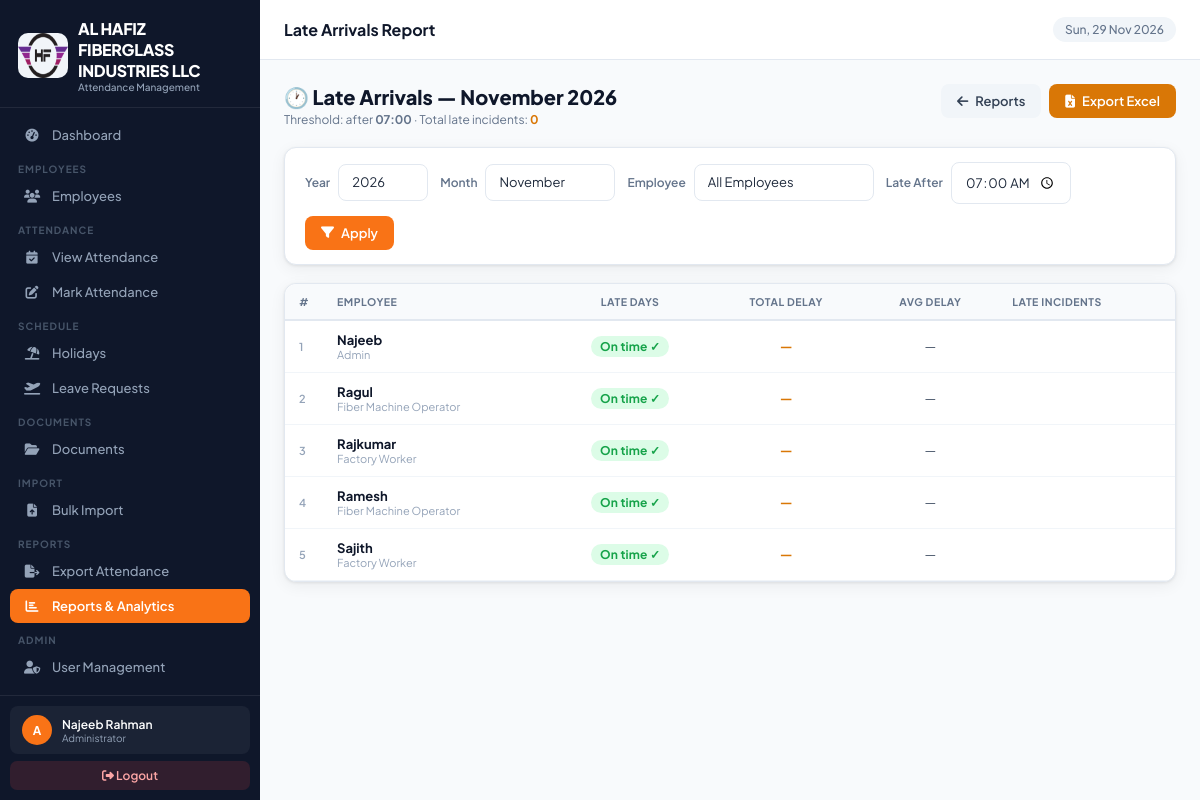
Page /reports/late/ (signed in) on the committed database.
### attendance_app/models.py (models this page shows, shortened)
class CompanySettings(models.Model):
    company_name    = models.CharField(max_length=200, default='Your Company Name')
    company_address = models.TextField(default='Your Address, Dubai, UAE')
    company_phone   = models.CharField(max_length=50, blank=True, default='')
    company_email   = models.EmailField(blank=True, default='')
    company_website = models.URLField(blank=True, default='')
    company_trn     = models.CharField(max_length=50, blank=True, default='', verbose_name='TRN / Tax No.')
    logo            = models.ImageField(upload_to='company/', blank=True, null=True)
    default_in_time  = models.TimeField(default=datetime.time(7, 0))
    default_out_time = models.TimeField(default=datetime.time(17, 0))
    work_days        = models.CharField(
        max_length=20, default='Mon-Sat',
        help_text='e.g. Mon-Sat, Mon-Fri'
    )
    weekend_day      = models.CharField(
        max_length=20, default='Sunday',
        choices=[('Sunday','Sunday'),('Friday','Friday'),('Saturday','Saturday'),('Friday-Saturday','Fri & Sat')],
    )
    timezone_name    = models.CharField(max_length=60, default='Asia/Dubai')
    date_format      = models.CharField(
        max_length=20, default='d-m-Y',
        choices=[('d-m-Y','DD-MM-YYYY'),('m/d/Y','MM/DD/YYYY'),('Y-m-d','YYYY-MM-DD')],
    )
    updated_at       = models.DateTimeField(auto_now=True)
    class Meta:
        verbose_name = 'Company Settings'
    @classmethod
    def get_settings(cls):
        obj, _ = cls.objects.get_or_create(pk=1)
        return obj

class Employee(models.Model):
    TYPE_CHOICES = [('permanent', 'Permanent'), ('temporary', 'Temporary')]
    STATUS_CHOICES = [('active', 'Active'), ('disabled', 'Disabled')]
    name = models.CharField(max_length=200)
    emirates_id = models.CharField(max_length=50, blank=True, null=True)
    mobile = models.CharField(max_length=20, blank=True, null=True)
    dob = models.DateField(blank=True, null=True)
    joining_date = models.DateField(blank=True, null=True)
    job_title = models.CharField(max_length=100, blank=True, null=True)
    country = models.CharField(max_length=100, blank=True, null=True)
    address = models.TextField(blank=True, null=True)
    description = models.TextField(blank=True, null=True)
    emp_type = models.CharField(max_length=20, choices=TYPE_CHOICES, default='permanent')
    status = models.CharField(max_length=20, choices=STATUS_CHOICES, default='active')
    photo = models.ImageField(upload_to='employee_photos/', blank=True, null=True)
    portal_user = models.OneToOneField('auth.User', on_delete=models.SET_NULL, null=True, blank=True, related_name='employee_profile')
    created_at = models.DateTimeField(auto_now_add=True)
    updated_at = models.DateTimeField(auto_now=True)
    class Meta:
        ordering = ['name']

### attendance_app/views.py (the view, shortened to what this page needs)
# urls.py: path('reports/late/', views.report_late, name='report_late'),
@login_required
def report_late(request):
    if not has_perm(request.user, 'export_view'):
        messages.error(request, 'Access denied.')
        return redirect('dashboard')
    today = timezone.localdate()
    year, month, emp_id, date_from, date_to = _get_report_filters(request)
    cs = CompanySettings.get_settings()
    late_after_str = request.GET.get('late_after', cs.default_in_time.strftime('%H:%M'))
    try:
        late_after = datetime.time.fromisoformat(late_after_str)
    except ValueError:
        late_after = cs.default_in_time
    employees = Employee.objects.filter(status='active').order_by('name')
    if emp_id:
        employees = employees.filter(pk=emp_id)
    att_qs = Attendance.objects.filter(
        date__gte=date_from, date__lte=date_to,
        status__in=['present','half_day'],
        in_time__isnull=False
    ).select_related('employee').order_by('employee__name','date')
    from collections import defaultdict
    emp_late = defaultdict(list)
    rows = []
    for emp in employees:
        late_recs = emp_late.get(emp.pk, [])
        if late_recs or not emp_id:
            total_delay = sum(r['delay_mins'] for r in late_recs)
            rows.append({
                'employee': emp,
                'late_days': len(late_recs),
                'total_delay_mins': total_delay,
                'avg_delay_mins': round(total_delay/len(late_recs)) if late_recs else 0,
                'records': late_recs,
            })
    rows.sort(key=lambda x: -x['late_days'])
    return render(request, 'attendance_app/report_late.html', {
        'rows': rows, 'year': year, 'month': month,
        'month_name': date_from.strftime('%B %Y'),
        'late_after': late_after_str,
        'employees': Employee.objects.filter(status='active').order_by('name'),
        'selected_emp': emp_id,
        'months': [(i, datetime.date(2000,i,1).strftime('%B')) for i in range(1,13)],
        'years':  range(2020, today.year+2),
        'grand_total_late': sum(r['late_days'] for r in rows),
    })

### attendance_app/templates/attendance_app/report_late.html (shortened to what this page needs)
{% extends 'attendance_app/base.html' %}
{% block page_title %}Late Arrivals Report{% endblock %}
{% block content %}
<div class="page-header">
  <div>
    <div class="page-header-title">🕐 Late Arrivals — {{ month_name }}</div>
    <div class="page-header-sub">Threshold: after <strong>{{ late_after }}</strong> · Total late incidents: <strong style="color:#d97706">{{ grand_total_late }}</strong></div>
  </div>
  <div style="display:flex;gap:8px">
    <a href="{% url 'reports' %}" class="btn btn-secondary"><i class="fas fa-arrow-left"></i> Reports</a>
    <a href="{% url 'report_late_export' %}?year={{ year }}&month={{ month }}&employee={{ selected_emp }}&late_after={{ late_after }}" class="btn btn-primary" style="background:#d97706;border-color:#d97706">
      <i class="fas fa-file-excel"></i> Export Excel
    </a>
  </div>
</div>
<div class="card" style="margin-bottom:18px">
  <div class="card-body" style="padding:14px 20px">
    <form method="get" style="display:flex;gap:12px;align-items:center;flex-wrap:wrap">
      <div style="display:flex;align-items:center;gap:8px">
        <label style="font-size:12px;font-weight:600;color:var(--slate-500)">Year</label>
        <select name="year" class="form-control" style="width:90px;font-size:13px">
          {% for y in years %}<option value="{{ y }}" {% if y == year %}selected{% endif %}>{{ y }}</option>{% endfor %}
        </select>
      </div>
      <div style="display:flex;align-items:center;gap:8px">
        <label style="font-size:12px;font-weight:600;color:var(--slate-500)">Month</label>
        <select name="month" class="form-control" style="width:130px;font-size:13px">
          {% for mn, ml in months %}<option value="{{ mn }}" {% if mn == month %}selected{% endif %}>{{ ml }}</option>{% endfor %}
        </select>
      </div>
      <div style="display:flex;align-items:center;gap:8px">
        <label style="font-size:12px;font-weight:600;color:var(--slate-500)">Employee</label>
        <select name="employee" class="form-control" style="width:180px;font-size:13px">
          <option value="">All Employees</option>
        </select>
      </div>
      <div style="display:flex;align-items:center;gap:8px">
        <label style="font-size:12px;font-weight:600;color:var(--slate-500)">Late After</label>
        <input type="time" name="late_after" class="form-control" style="width:120px;font-size:13px" value="{{ late_after }}">
      </div>
      <button type="submit" class="btn btn-primary" style="font-size:13px"><i class="fas fa-filter"></i> Apply</button>
    </form>
  </div>
</div>
<div class="card">
  <div class="table-wrap">
    {% if rows %}
    <table class="data-table">
      <thead>
        <tr>
          <th style="width:36px">#</th>
          <th>Employee</th>
          <th style="text-align:center">Late Days</th>
          <th style="text-align:center">Total Delay</th>
          <th style="text-align:center">Avg Delay</th>
          <th>Late Incidents</th>
        </tr>
      </thead>
      <tbody>
        {% for row in rows %}
        <tr style="{% if row.late_days >= 5 %}background:rgba(255,251,235,.5){% endif %}">
          <td style="font-size:11px;color:var(--slate-400);font-weight:600">{{ forloop.counter }}</td>
          <td>
            <div style="font-weight:700;color:var(--slate-900);font-size:13px">{{ row.employee.name }}</div>
            {% if row.employee.job_title %}<div style="font-size:11px;color:var(--slate-400)">{{ row.employee.job_title }}</div>{% endif %}
          </td>
          <td style="text-align:center">
            {% if row.late_days > 0 %}
            <span class="badge badge-yellow" style="font-size:{% if row.late_days >= 5 %}14{% else %}12{% endif %}px;font-weight:800">{{ row.late_days }} days</span>
            {% else %}
            <span class="badge badge-green" style="font-size:12px">On time ✓</span>
            {% endif %}
          </td>
          <td style="text-align:center;font-weight:700;color:#d97706">
            {% if row.total_delay_mins > 0 %}{{ row.total_delay_mins }} min{% else %}—{% endif %}
          </td>
          <td style="text-align:center;color:var(--slate-600)">
            {% if row.avg_delay_mins > 0 %}~{{ row.avg_delay_mins }} min{% else %}—{% endif %}
          </td>
          <td style="font-size:11px">
          </td>
        </tr>
        {% endfor %}
      </tbody>
    </table>
    {% else %}
    <div class="empty-state"><i class="fas fa-clock"></i><p>No late arrivals for {{ month_name }}</p></div>
    {% endif %}
  </div>
</div>
{% endblock %}

### attendance_app/templates/attendance_app/base.html (shortened to what this page needs)
{% load static %}
{% load attendance_tags %}
<!DOCTYPE html>
<html lang="en">
<head>
<link rel="stylesheet" href="https://cdnjs.cloudflare.com/ajax/libs/font-awesome/6.5.0/css/all.min.css">
</head>
<body>
<nav class="sidebar" id="sidebar">
  <div class="sidebar-logo">
    <div class="brand">
      <div class="logo-icon"> {% if company.logo %}
<img src="{{ company.logo.url }}" class="logoimg">
{% endif %} </div>
      <div><div class="brand-name">{{ company.company_name }}</div><div class="brand-sub">Attendance Management</div></div>
    </div>
  </div>
  <div class="sidebar-nav">
    {% if 'dashboard_view' in user_perms or is_admin %}
    <a href="{% url 'dashboard' %}" class="nav-item {% if request.resolver_match.url_name == 'dashboard' %}active{% endif %}" onclick="closeSidebar()">
      <span class="nav-icon"><i class="fas fa-gauge-high"></i></span> Dashboard
    </a>
    {% endif %}
    {% if 'employee_view' in user_perms or is_admin %}
    <div class="nav-label">Employees</div>
    <a href="{% url 'employee_list' %}" class="nav-item {% if 'employee' in request.resolver_match.url_name %}active{% endif %}" onclick="closeSidebar()">
      <span class="nav-icon"><i class="fas fa-users"></i></span> Employees
    </a>
    {% endif %}
    {% if 'attendance_view' in user_perms or is_admin %}
    <div class="nav-label">Attendance</div>
    <a href="{% url 'attendance_list' %}" class="nav-item {% if request.resolver_match.url_name == 'attendance_list' %}active{% endif %}" onclick="closeSidebar()">
      <span class="nav-icon"><i class="fas fa-calendar-check"></i></span> View Attendance
    </a>
    {% endif %}
    {% if 'attendance_add' in user_perms or is_admin %}
    <a href="{% url 'attendance_mark' %}" class="nav-item {% if request.resolver_match.url_name == 'attendance_mark' %}active{% endif %}" onclick="closeSidebar()">
      <span class="nav-icon"><i class="fas fa-pen-to-square"></i></span> Mark Attendance
    </a>
    {% endif %}
    {% if 'holiday_view' in user_perms or is_admin %}
    <div class="nav-label">Schedule</div>
    <a href="{% url 'holiday_list' %}" class="nav-item {% if 'holiday' in request.resolver_match.url_name %}active{% endif %}" onclick="closeSidebar()">
      <span class="nav-icon"><i class="fas fa-umbrella-beach"></i></span> Holidays
    </a>
    {% endif %}
    {% if 'leave_view' in user_perms or is_admin %}
    <a href="{% url 'leave_list' %}" class="nav-item {% if 'leave' in request.resolver_match.url_name %}active{% endif %}" onclick="closeSidebar()">
      <span class="nav-icon"><i class="fas fa-plane-departure"></i></span> Leave Requests
    </a>
    {% endif %}
    {% if 'employee_view' in user_perms or is_admin %}
    <div class="nav-label">Documents</div>
    <a href="{% url 'document_list' %}" class="nav-item {% if 'document' in request.resolver_match.url_name or 'doctype' in request.resolver_match.url_name %}active{% endif %}" onclick="closeSidebar()">
      <span class="nav-icon"><i class="fas fa-folder-open"></i></span> Documents
    </a>
    {% endif %}
    {% if is_admin or 'employee_add' in user_perms %}
    <div class="nav-label">Import</div>
    <a href="{% url 'import_hub' %}" class="nav-item {% if 'import' in request.resolver_match.url_name %}active{% endif %}" onclick="closeSidebar()">
      <span class="nav-icon"><i class="fas fa-file-arrow-up"></i></span> Bulk Import
    </a>
    {% endif %}
    {% if 'export_view' in user_perms or is_admin %}
    <div class="nav-label">Reports</div>
    <a href="{% url 'export_attendance' %}" class="nav-item {% if request.resolver_match.url_name == 'export_attendance' %}active{% endif %}" onclick="closeSidebar()">
      <span class="nav-icon"><i class="fas fa-file-export"></i></span> Export Attendance
    </a>
    <a href="{% url 'reports' %}" class="nav-item {% if 'report' in request.resolver_match.url_name %}active{% endif %}" onclick="closeSidebar()">
      <span class="nav-icon"><i class="fas fa-chart-bar"></i></span> Reports & Analytics
    </a>
    {% endif %}
    {% if is_admin or 'user_manage' in user_perms %}
    <div class="nav-label">Admin</div>
    <a href="{% url 'user_list' %}" class="nav-item {% if 'user' in request.resolver_match.url_name %}active{% endif %}" onclick="closeSidebar()">
      <span class="nav-icon"><i class="fas fa-user-shield"></i></span> User Management
    </a>
    {% endif %}
    {% if 'activity_view' in user_perms or is_admin %}
    <a href="{% url 'activity_log' %}" class="nav-item {% if request.resolver_match.url_name == 'activity_log' %}active{% endif %}" onclick="closeSidebar()">
      <span class="nav-icon"></span> Activity Log
    </a>
    {% endif %}
  </div>
  <div class="sidebar-bottom">
    <div class="user-card">
      <div class="user-avatar">{{ request.user.username|first|upper }}</div>
      <div class="user-info">
        <div class="user-name">{{ request.user.get_full_name|default:request.user.username }}</div>
        <div class="user-role">{% if request.user.is_superuser %}Administrator{% else %}Staff{% endif %}</div>
      </div>
    </div>
    <a href="{% url 'logout' %}" class="logout-btn"><i class="fas fa-sign-out-alt"></i> Logout</a>
  </div>
</nav>
<div class="main">
  <div class="topbar">
    <div class="topbar-left">
      <div class="topbar-title">{% block page_title %}Dashboard{% endblock %}</div>
    </div>
    <div class="topbar-right">
      <span class="topbar-date" id="topbar-date"></span>
    </div>
  </div>
  <div class="page-content">
    {% block content %}{% endblock %}
  </div>
</div>
</body>
</html>

### rows in the picture
CompanySettings: logo (picture), company_name "AL HAFIZ FIBERGLASS INDUSTRIES LLC"
Employee: employee.name "Najeeb", employee.job_title "Admin"
Employee: employee.name "Ragul", employee.job_title "Fiber Machine Operator"
Employee: employee.name "Rajkumar", employee.job_title "Factory Worker"
Employee: employee.name "Ramesh", employee.job_title "Fiber Machine Operator"
Employee: employee.name "Sajith", employee.job_title "Factory Worker"

### other values in the picture
{{ request.user.username|first|upper }} "A"
{{ request.user.get_full_name|default:request.user.username }} "Najeeb Rahman"
{{ month_name }} "November 2026"
{{ late_after }} "07:00"
{{ grand_total_late }} "0"
form field year "2026"
form field month "November"
